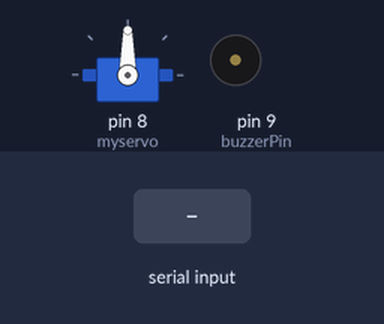
Bench run of a sketch on a simulated Arduino Uno, built with avr-gcc and run on an emulated ATmega328P. Shown: servo, buzzer (waves = sounding). The inputs (shaded band) are chosen by the test bench.

Above: at 1.2 s.
1.3 s: "1" received over Serial
At 2.2 s:
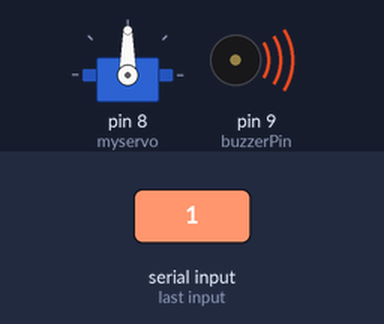
2.8 s: "2" received over Serial
At 3.4 s:
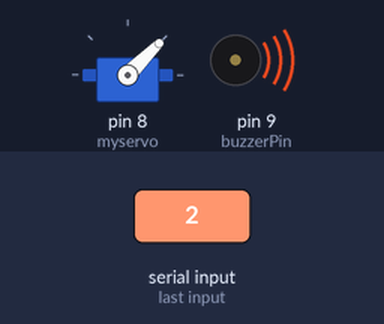
4.3 s: "0" received over Serial
At 5.7 s:
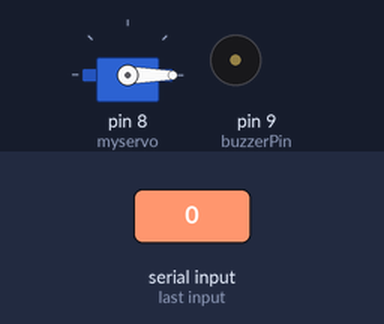
Timing chart, 0 to 7.3 s (numbered marks = the images above; inputs shaded):
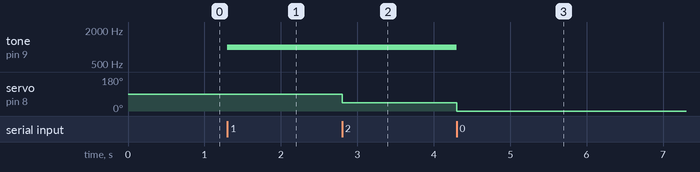

Measured:
- after the input at 1.3 s, tone on pin 9 (buzzerPin): silent → 1000 Hz at once
- after the input at 2.8 s, servo on pin 8 (myservo): 90° → 45° at once
- after the input at 4.3 s, tone on pin 9 (buzzerPin): 1000 Hz → silent at once; servo on pin 8 (myservo): 45° → 0° at once

The sketch:

arduino.ino
```cpp
// Define the pin where the buzzer is connected
#include <Servo.h>
const int buzzerPin = 9;

Servo myservo;

void setup() {
  // Set the buzzer pin as an output
  pinMode(buzzerPin, OUTPUT);
  Serial.begin(9600);
  myservo.attach(8);
}

void loop() {

  if (Serial.available()) {
    char command = Serial.read();  // Read the command from the serial port

    if (command == '1') {
      myservo.write(90);  // Move the servo to 90 degrees
    }

    else if (command == '2') {
      myservo.write(45);  // Move the servo back to 45 degrees
    }

    else if (command == '0') {
      myservo.write(0);  // Move the servo back to 0 degrees
    }


    if (command == '1') {
        noTone(buzzerPin);
        tone(buzzerPin, 1000);  // 1000 Hz tone
//        delay(1000);  // Wait for 1 second

  // Stop the tone
//        noTone(buzzerPin);
//        delay(100);  // Wait for 1 sec
    }

    else if (command == '2') {
       noTone(buzzerPin);
       tone(buzzerPin, 1000);  // 1000 Hz tone
//       delay(1000);  // Wait for 1 second

  // Stop the tone
//       noTone(buzzerPin);
//       delay(100);  // Wait for 1 sec // Move the servo back to 0 degrees
    }

    else if (command == '0') {
         noTone(buzzerPin);
//       tone(buzzerPin, 1000);  // 1000 Hz tone
//       delay(1000);  // Wait for 1 second

  // Stop the tone
//         noTone(buzzerPin);
//       delay(100);  // Wait for 1 sec  // Move the servo back to 0 degrees
    }
  }

}


 // Play a tone on the buzzer
```
